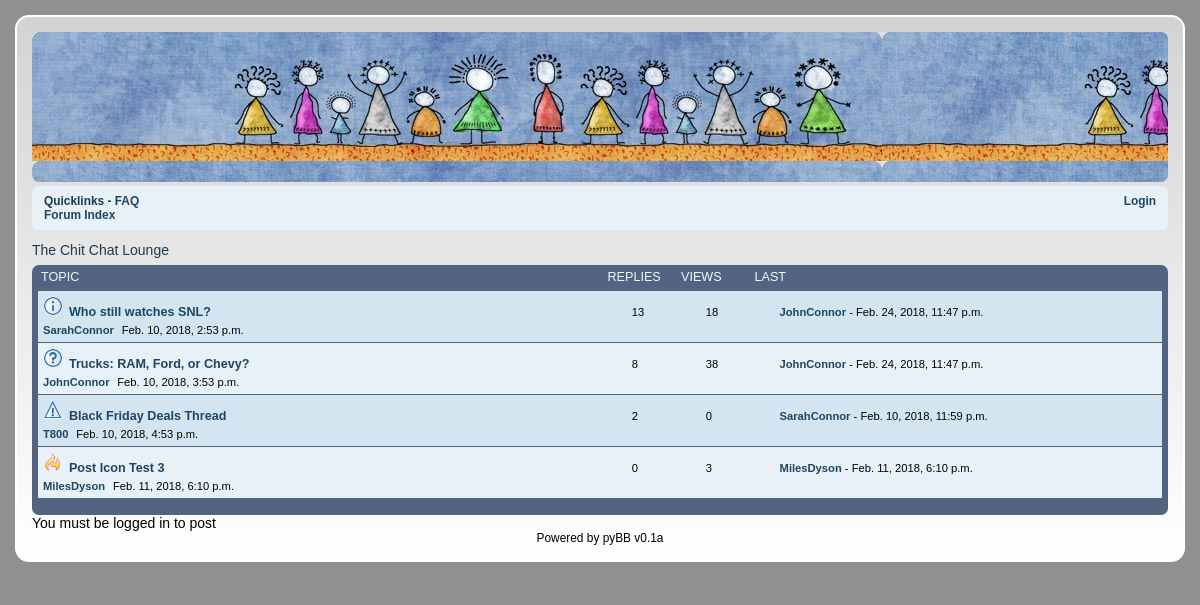
/viewforum/1/, run on the app's committed database.
### board/models.py (models this page shows, shortened)
class Forum(models.Model):
	name = models.CharField(max_length=80)
	description = models.CharField(max_length=256)
	last_post_created = models.DateTimeField(null=True)
	last_post_author = models.ForeignKey(User,null=True,related_name='+')
	topics_count = models.IntegerField(default=0)
	posts_count = models.IntegerField(default=0)

class Topic(models.Model):
	forum = models.ForeignKey(Forum)
	title = models.CharField(max_length=80)
	created = models.DateTimeField(null=True)
	last_post_created = models.DateTimeField(null=True)
	last_post_author = models.ForeignKey(User,null=True,related_name='+')
	author = models.ForeignKey(User)
	reply_count = models.IntegerField(default=0)
	view_count = models.IntegerField(default=0)
	post_icon = models.ForeignKey(PostIcon,null=True)

class PostIcon(models.Model):
	filename = models.CharField(max_length=128)

### board/views.py (the view)
# urls.py: url(r'^viewforum/(?P<forum_id>\d+)/', board.views.view_forum, name='viewforum'),
def view_forum(request, forum_id):
	topic_list = Topic.objects.filter(forum=forum_id).order_by('created')
	forum = Forum.objects.get(pk=forum_id)
	context = { 'topic_list': topic_list,
				'forum': forum, }
	return render(request, 'board/viewforum.html', context)

### board/templates/board/viewforum.html (shortened to what this page needs)
{% extends 'board/base.html' %}
{% block content %}
	<div class='forum-titlebar'>
		{{ forum.name }}
	</div>
	<div class='forum-bg'>
		<div class='forumb-bg-inner'>
			<div class='forum-header'>
				<span class='section-topics'>TOPIC</span>
				<span class='section-replies'>REPLIES</span>
				<span class='section-views'>VIEWS</span>
				<span class='section-last'>LAST</span>
			</div>
			<div class='forum-topics'>
				{% if topic_list %}
					{% for t in topic_list %}
					<div class='topic-row'>
						<div class='topic-row-posticon'>
							<img class='topic-row-posticon' src='/static/posticons/{{ t.post_icon.filename }}'>
						</div>
				 		<span class='topic-row-title section-topics'>
				 			<a href="{% url 'viewtopic' t.id %}">{{ t.title }}</a>
				 		</span>
				 			<span class='section-replies topic-row-replies'>{{ t.reply_count }}</span>
							<span class='section-views topic-row-views'>{{ t.view_count }}</span>
						<div style='display:inline;'>
							<span class='section-last topic-row-last'><a href="{% url 'profile' t.last_post_author_id %}">{{ t.last_post_author }}</a> - {{ t.last_post_created }}</span>
				 		</div>
				 		<span class='topic-row-user'><a href="{% url 'profile' t.author_id %}">{{ t.author }}</a></span>&nbsp;
				 		<span class='topic-row-created'>{{ t.created }}</span>
					</div>
					{% endfor %}
				{% else %}
					<p>No topics available</p>
				{% endif %}
			</div>
			<br>
		</div>
	</div>
	<div>
	{% if user.is_authenticated %}
		<a href="{% url 'new_post' forum.id %}">Make new post</a><br>
	{% else %}
		<span>You must be logged in to post</span>
	{% endif %}
	</div>
{% endblock %}

### board/templates/board/base.html (shortened to what this page needs)
<!DOCTYPE html>
{% load static %}
<link rel="stylesheet" href="{% static 'board.css' %}" type="text/css" />
<div class='page-body'>
	<div class='pybb'>
		<div class='page-header'>
		</div>
		<div class='navbar'>
			<div class='navbar-inner'>
				<div class='navbar-main'>
					<div class='navbar-left'>
						Quicklinks - <a href="{% url 'faq' %}">FAQ</a>
					</div>
					<div class='navbar-right'>
						{% if user.is_authenticated %}
							<a href="{% url 'messages' %}"><img src='/static/pm.png'>&nbsp;Private messages</a>&nbsp;
							<img src='/static/profile.png'>&nbsp;{{ user.get_username }}&nbsp;
							<a href="{% url 'logout' %}?next={{request.path}}">Logout</a>
						{% else %}
							<a href="{% url 'login' %}?next={{request.path}}">Login</a>
						{% endif %}
					</div>
				</div>
				<div class='navbar-breadcrumbs'>
					<span><a href="{% url 'index' %}">Forum Index</a></span>
				</div>
			</div>
		</div>
{% block content %}
{% endblock %}
		<div class='page-footer'>
			<span>Powered by pyBB v0.1a</span>
		</div>
	</div>
</div>

### board/static/board.css (style rules this page uses)
a:link { font-weight: bold; color: #1e4662; text-decoration: none; }
.page-body { background-color: #909090; padding: 15px; }
.pybb { max-width: 1152px; margin: auto; border: 2px solid white; border-radius: 14px; background: linear-gradient(lightgray, white); padding: 15px; font-size: 14px; font-family: "Lucida Sans Unicode", "Lucida Grande", sans-serif; }
.page-header { background-image: url("/static/header.jpg"); min-height: 150px; border-radius: 7px; }
.page-footer { font-color: darkgray; font-size: 85%; text-align: center; }
.forum-titlebar { color: #193b53; padding-top: 8px; padding-bottom: 5px; }
.forum-bg { background-color: #536482; border-radius: 7px; }
.forum-header { color: AliceBlue; font-size: 90%; padding: 3px; margin: 2px 4px 2px 4px; }
.navbar { background-color:#e8f1f8; color:#193b53; font-size: 85%; border-radius: 7px; }
.navbar a:link { font-weight: bold; color: #1e4662; text-decoration: none; }
.navbar-inner { padding: 8px; margin: 4px 4px 4px 4px; }
.navbar-main { font-weight: bold; }
.navbar-left { float: left; }
.navbar-right { float: right; }
.navbar-breadcrumbs { clear: both; }
.section-topics { display: inline-block; width: 50%; padding: 2px; }
.section-replies { display: inline-block; width: 70px; }
.section-views { display: inline-block; width: 70px; }
.section-last { display: inline-block; width: 25%; }
.topic-row:nth-child(odd) { padding: 5px; margin: 1px 6px 1px 6px; background-color: #d4e5f2; }
.topic-row:nth-child(even) { padding: 5px; margin: 1px 6px 1px 6px; background-color: #e8f1f8; }
.topic-row-title { font-weight: bold; font-size: 90%; color: #1e4662; }
.topic-row-replies { font-size: 80%; }
.topic-row-views { font-size: 80%; }
.topic-row-last { font-size: 80%; }
.topic-row-user { display: inline; font-size: 80%; }
.topic-row-created { display: inline; font-size: 80%; }
.topic-row-posticon { display: inline; }
.topic-row-posticon img { height: 20px; width: 20px; display: inline; }

### data on the page
Forum: name "The Chit Chat Lounge"
Topic: post_icon.filename (picture), title "Who still watches SNL?", reply_count "13", view_count "18", last_post_author "JohnConnor", last_post_created "Feb. 24, 2018, 11:47 p.m.", author "SarahConnor", created "Feb. 10, 2018, 2:53 p.m."
Topic: post_icon.filename (picture), title "Trucks: RAM, Ford, or Chevy?", reply_count "8", view_count "38", last_post_author "JohnConnor", last_post_created "Feb. 24, 2018, 11:47 p.m.", author "JohnConnor", created "Feb. 10, 2018, 3:53 p.m."
Topic: post_icon.filename (picture), title "Black Friday Deals Thread", reply_count "2", view_count "0", last_post_author "SarahConnor", last_post_created "Feb. 10, 2018, 11:59 p.m.", author "T800", created "Feb. 10, 2018, 4:53 p.m."
Topic: post_icon.filename (picture), title "Post Icon Test 3", reply_count "0", view_count "3", last_post_author "MilesDyson", last_post_created "Feb. 11, 2018, 6:10 p.m.", author "MilesDyson", created "Feb. 11, 2018, 6:10 p.m."
